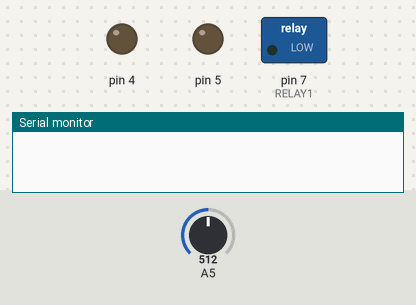
This sketch was run on a simulated Arduino Uno, built with avr-gcc and run on an emulated ATmega328P. Parts: switched loads named in the sketch (green lamp = pin HIGH), output pins drawn as LEDs (lit = HIGH), the last lines printed to the serial monitor. The inputs (shaded band) are chosen by the test bench; at power-on: A5 = 512.

Above: at 0.1 s.
At 5.1 s:
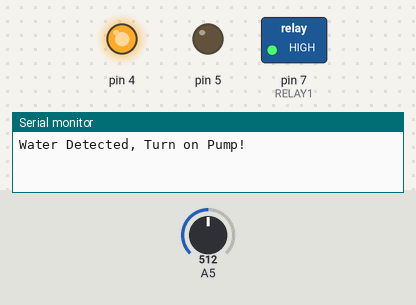
Timing chart, 0 to 6.6 s (numbered marks = the images above):
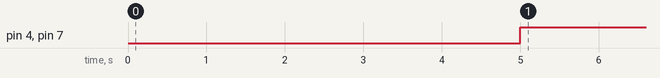

Measured:
- by itself, pin 4, pin 7 (RELAY1): LOW → HIGH at 5.0 s

The sketch:

WaterSensorRelay.ino
```cpp
#define RELAY1  7
void setup() {
  Serial.begin(9600);
  pinMode(5,OUTPUT);
  pinMode(4,OUTPUT);
  pinMode(RELAY1, OUTPUT);
}

void loop() {
  delay(5000);//wait 5 seconds
  // no water found
  if(analogRead(5) < 300){
    Serial.println("No Water");
    digitalWrite(5,HIGH);
    digitalWrite(4,LOW);
    digitalWrite(RELAY1,LOW);
  }
  //water  detected
  if(analogRead(5) > 300){
    Serial.println("Water Detected, Turn on Pump!");
    digitalWrite(5,LOW);
    digitalWrite(4,HIGH);
    digitalWrite(RELAY1,HIGH); // Turns ON Relays 1
    delay(120000); // Relay Stays High for 2 minutes
  }
}
```
